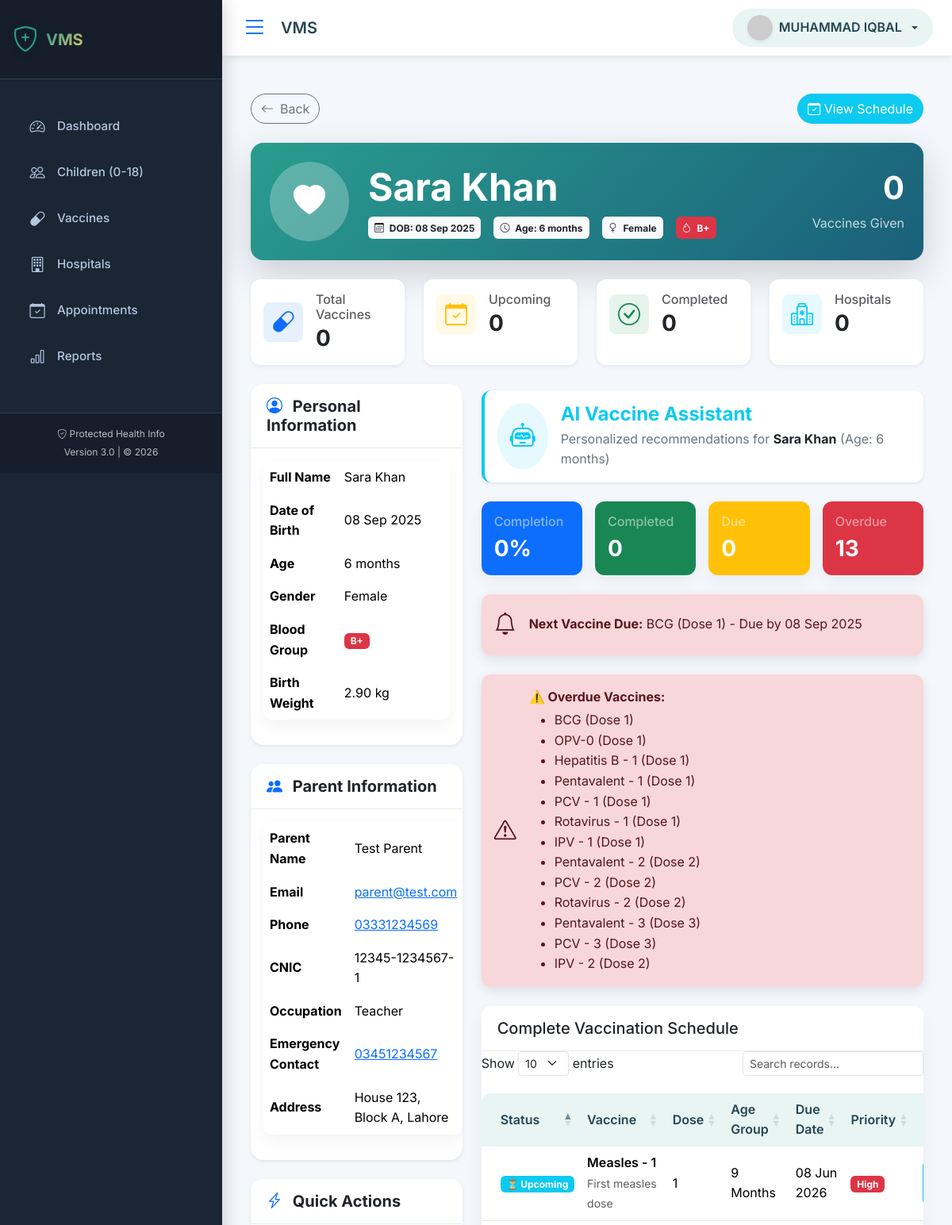
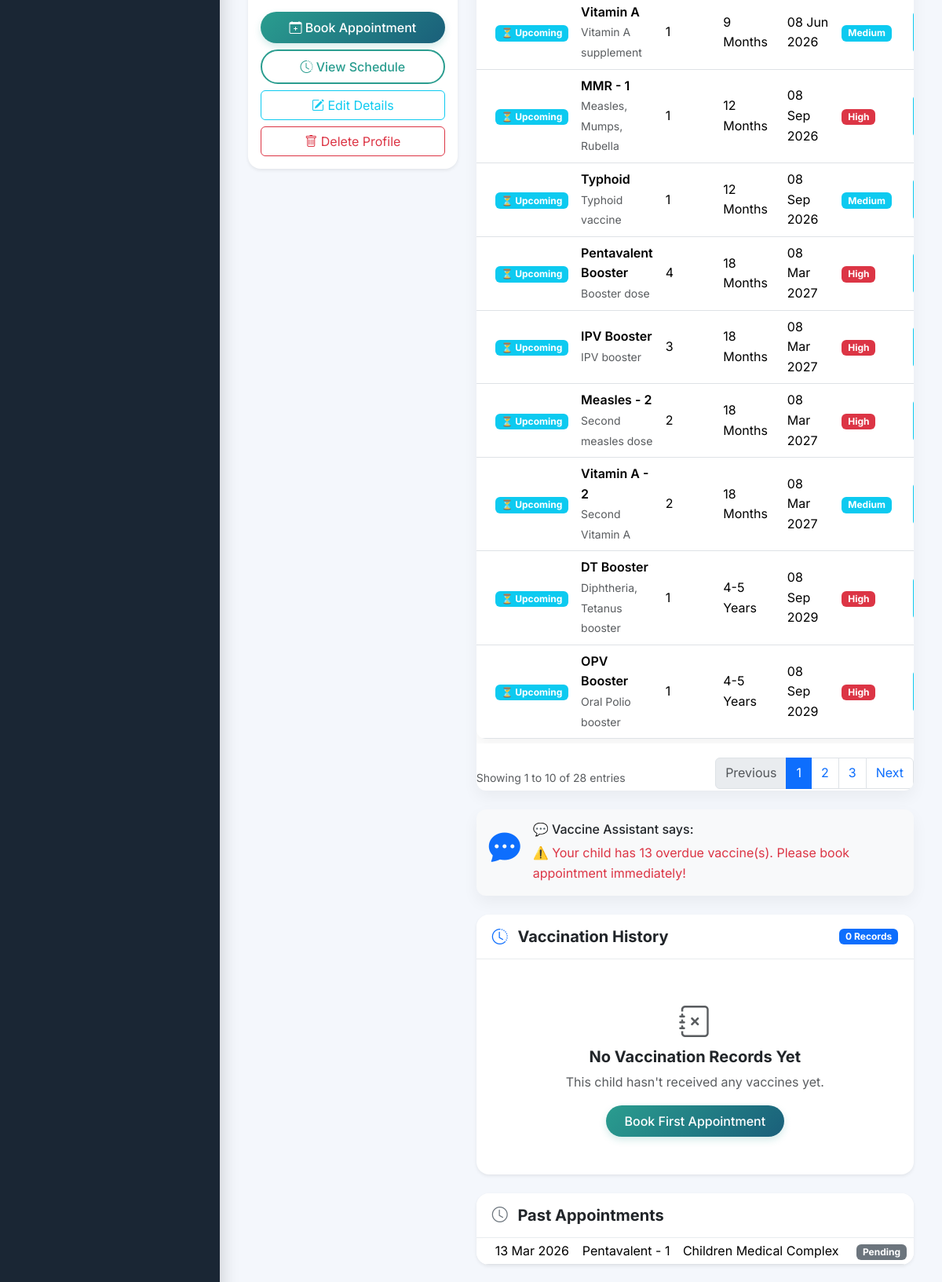
The page /child_details.php?id=2 (signed in, upper part) on the database its author committed (2 pictures, top to bottom).
### tables this page shows
CREATE TABLE `children` (
  `id` int(11) NOT NULL,
  `parent_id` int(11) NOT NULL,
  `full_name` varchar(100) NOT NULL,
  `date_of_birth` date NOT NULL,
  `gender` enum('male','female','other') NOT NULL,
  `blood_group` varchar(5) DEFAULT NULL,
  `birth_weight` decimal(5,2) DEFAULT NULL,
  `birth_complications` text DEFAULT NULL,
  `is_active` tinyint(1) DEFAULT 1,
  `created_at` timestamp NOT NULL DEFAULT current_timestamp(),
  `updated_at` timestamp NULL DEFAULT NULL ON UPDATE current_timestamp()
);

CREATE TABLE `users` (
  `id` int(11) NOT NULL,
  `full_name` varchar(100) NOT NULL,
  `email` varchar(100) NOT NULL,
  `password` varchar(255) NOT NULL,
  `role` enum('parent','hospital','admin') NOT NULL DEFAULT 'parent',
  `phone` varchar(15) NOT NULL,
  `address` text DEFAULT NULL,
  `status` enum('active','inactive') DEFAULT 'active',
  `last_login` timestamp NULL DEFAULT NULL,
  `remember_token` varchar(255) DEFAULT NULL,
  `created_at` timestamp NOT NULL DEFAULT current_timestamp(),
  `updated_at` timestamp NULL DEFAULT NULL ON UPDATE current_timestamp(),
  `avatar` varchar(255) DEFAULT NULL
);

CREATE TABLE `parents` (
  `id` int(11) NOT NULL,
  `user_id` int(11) NOT NULL,
  `cnic` varchar(15) NOT NULL,
  `occupation` varchar(100) DEFAULT NULL,
  `emergency_contact` varchar(15) DEFAULT NULL,
  `created_at` timestamp NOT NULL DEFAULT current_timestamp()
);

CREATE TABLE `appointments` (
  `id` int(11) NOT NULL,
  `child_id` int(11) NOT NULL,
  `hospital_id` int(11) NOT NULL,
  `vaccine_id` int(11) NOT NULL,
  `appointment_date` date NOT NULL,
  `appointment_time` time DEFAULT NULL,
  `token_number` varchar(20) DEFAULT NULL,
  `status` enum('pending','confirmed','completed','cancelled') DEFAULT 'pending',
  `notes` text DEFAULT NULL,
  `created_at` timestamp NOT NULL DEFAULT current_timestamp(),
  `updated_at` timestamp NULL DEFAULT NULL ON UPDATE current_timestamp()
);

CREATE TABLE `vaccines` (
  `id` int(11) NOT NULL,
  `vaccine_name` varchar(100) NOT NULL,
  `description` text DEFAULT NULL,
  `age_group` varchar(50) NOT NULL,
  `dose_number` int(11) DEFAULT NULL,
  `is_epi` tinyint(1) DEFAULT 1,
  `is_mandatory` tinyint(1) DEFAULT 1,
  `status` enum('available','unavailable') DEFAULT 'available',
  `notes` text DEFAULT NULL,
  `created_at` timestamp NOT NULL DEFAULT current_timestamp()
);

### child_details.php (the view, shortened to what the rows shown need)
<?php
require_once 'db_config.php';
require_once 'vaccine_recommendation.php';
require_once 'show_recommendations.php';
$user_role = $_SESSION['user_role'];
$user_id = $_SESSION['user_id'];
$child_id = isset($_GET['id']) ? (int)$_GET['id'] : 0;
$query = "SELECT
            c.*,
            p.id as parent_id,
            p.cnic,
            p.occupation,
            p.emergency_contact,
            u.full_name as parent_name,
            u.email as parent_email,
            u.phone as parent_phone,
            u.address as parent_address,
            TIMESTAMPDIFF(YEAR, c.date_of_birth, CURDATE()) as age_years,
            TIMESTAMPDIFF(MONTH, c.date_of_birth, CURDATE()) as age_months,
            TIMESTAMPDIFF(DAY, c.date_of_birth, CURDATE()) as age_days
          FROM children c
          JOIN parents p ON c.parent_id = p.id
          JOIN users u ON p.user_id = u.id
          WHERE c.id = ?";
if ($user_role === 'parent') {
    $query .= " AND p.user_id = ?";
    $stmt = $conn->prepare($query);
    $stmt->bind_param("ii", $child_id, $user_id);
} elseif ($user_role === 'admin') {
    $stmt = $conn->prepare($query);
    $stmt->bind_param("i", $child_id);
} else {
    header("Location: index.php");
    exit();
}
$stmt->execute();
$result = $stmt->get_result();
$child = $result->fetch_assoc();
$history_query = "SELECT
                    a.*,
                    v.vaccine_name,
                    u.full_name as hospital_name
                  FROM appointments a
                  JOIN vaccines v ON a.vaccine_id = v.id
                  JOIN hospitals h ON a.hospital_id = h.id
                  JOIN users u ON h.user_id = u.id
                  WHERE a.child_id = ? AND a.appointment_date < CURDATE()
                  ORDER BY a.appointment_date DESC
                  LIMIT 10";
$history_stmt = $conn->prepare($history_query);
$history_stmt->bind_param("i", $child_id);
$history_stmt->execute();
$history_result = $history_stmt->get_result();
include 'header.php';
?>
<div class="container-fluid py-4">
    <div class="row mb-4">
        <div class="col-12">
            <div class="bg-gradient-primary text-white rounded-4 p-4 shadow-lg">
                <div class="d-flex align-items-center">
                    <div class="flex-grow-1">
                        <h1 class="display-5 fw-bold mb-2"><?php echo htmlspecialchars($child['full_name']); ?></h1>
                        <div class="d-flex flex-wrap gap-3">
                            <span class="badge bg-light text-dark p-2">
                                <i class="bi bi-calendar3 me-1"></i>
                                DOB: <?php echo date('d M Y', strtotime($child['date_of_birth'])); ?>
                            </span>
                            <span class="badge bg-light text-dark p-2">
                                <i class="bi bi-clock me-1"></i>
                                Age: <?php
                                    if ($child['age_years'] > 0) {
                                        echo $child['age_years'] . ' year' . ($child['age_years'] > 1 ? 's' : '');
                                        if ($child['age_months'] % 12 > 0) {
                                            echo ' ' . ($child['age_months'] % 12) . ' month' . (($child['age_months'] % 12) > 1 ? 's' : '');
                                        }
                                    } else {
                                        echo $child['age_months'] . ' month' . ($child['age_months'] > 1 ? 's' : '');
                                    }
                                ?>
                            </span>
                            <span class="badge bg-light text-dark p-2">
                                <i class="bi bi-gender-<?php echo $child['gender'] == 'male' ? 'male' : ($child['gender'] == 'female' ? 'female' : 'ambiguous'); ?> me-1"></i>
                                <?php echo ucfirst($child['gender']); ?>
                            </span>
                            <?php if ($child['blood_group']): ?>
                            <span class="badge bg-danger p-2">
                                <i class="bi bi-droplet me-1"></i> <?php echo $child['blood_group']; ?>
                            </span>
                            <?php endif; ?>
                        </div>
                    </div>
                </div>
            </div>
        </div>
    </div>
    <div class="row">
        <div class="col-lg-4">
            <div class="card border-0 shadow-sm rounded-4 mb-4">
                <div class="card-body">
                    <table class="table table-borderless">
                        <tr>
                            <th width="40%">Full Name</th>
                            <td width="60%"><?php echo htmlspecialchars($child['full_name']); ?></td>
                        </tr>
                        <tr>
                            <th>Date of Birth</th>
                            <td><?php echo date('d M Y', strtotime($child['date_of_birth'])); ?></td>
                        </tr>
                        <tr>
                            <th>Age</th>
                        </tr>
                        <tr>
                            <th>Gender</th>
                            <td><?php echo ucfirst($child['gender']); ?></td>
                        </tr>
                        <tr>
                            <th>Blood Group</th>
                            <td>
                                <?php if ($child['blood_group']): ?>
                                    <span class="badge bg-danger"><?php echo $child['blood_group']; ?></span>
                                <?php else: ?>
                                    <span class="text-muted">Not specified</span>
                                <?php endif; ?>
                            </td>
                        </tr>
                        <?php if ($child['birth_weight']): ?>
                        <tr>
                            <th>Birth Weight</th>
                            <td><?php echo $child['birth_weight']; ?> kg</td>
                        </tr>
                        <?php endif; ?>
                    </table>
                </div>
            </div>
            <div class="card border-0 shadow-sm rounded-4 mb-4">
                <div class="card-body">
                    <table class="table table-borderless">
                        <tr>
                            <th width="40%">Parent Name</th>
                            <td width="60%"><?php echo htmlspecialchars($child['parent_name']); ?></td>
                        </tr>
                        <tr>
                            <th>Email</th>
                            <td><a href="mailto:<?php echo $child['parent_email']; ?>"><?php echo $child['parent_email']; ?></a></td>
                        </tr>
                        <tr>
                            <th>Phone</th>
                            <td><a href="tel:<?php echo $child['parent_phone']; ?>"><?php echo $child['parent_phone']; ?></a></td>
                        </tr>
                        <tr>
                            <th>CNIC</th>
                            <td><?php echo $child['cnic']; ?></td>
                        </tr>
                        <?php if ($child['occupation']): ?>
                        <tr>
                            <th>Occupation</th>
                            <td><?php echo htmlspecialchars($child['occupation']); ?></td>
                        </tr>
                        <?php endif; ?>
                        <?php if ($child['emergency_contact']): ?>
                        <tr>
                            <th>Emergency Contact</th>
                            <td><a href="tel:<?php echo $child['emergency_contact']; ?>"><?php echo $child['emergency_contact']; ?></a></td>
                        </tr>
                        <?php endif; ?>
                        <tr>
                            <th>Address</th>
                            <td><?php echo htmlspecialchars($child['parent_address'] ?: 'Not provided'); ?></td>
                        </tr>
                    </table>
                </div>
            </div>
        </div>
        <div class="col-lg-8">
            <div id="vaccine-recommendations" class="mb-4">
                <?php displayVaccineRecommendations($conn, $child_id); ?>
            </div>
            <?php if ($history_result->num_rows > 0): ?>
            <div class="card border-0 shadow-sm rounded-4 mt-4">
                <div class="card-body p-0">
                    <div class="table-responsive">
                        <table class="table table-sm mb-0">
                            <tbody>
                                <?php while ($history = $history_result->fetch_assoc()): ?>
                                <tr>
                                    <td class="ps-4"><?php echo date('d M Y', strtotime($history['appointment_date'])); ?></td>
                                    <td><?php echo $history['vaccine_name']; ?></td>
                                    <td><?php echo htmlspecialchars($history['hospital_name']); ?></td>
                                    <td>
                                        <span class="badge bg-<?php echo $history['status'] == 'completed' ? 'success' : 'secondary'; ?>">
                                            <?php echo ucfirst($history['status']); ?>
                                        </span>
                                    </td>
                                </tr>
                                <?php endwhile; ?>
                            </tbody>
                        </table>
                    </div>
                </div>
            </div>
            <?php endif; ?>
        </div>
    </div>
</div>
<?php include 'footer.php'; ?>
</body>
</html>

### show_recommendations.php (shortened to what the rows shown need)
<?php
require_once 'vaccine_recommendation.php';
function displayVaccineRecommendations($conn, $child_id) {
    try {
        $engine = new VaccineRecommendationEngine($conn, $child_id);
        ?>
        <div class="row mb-4">
            <div class="col-12">
                <div class="card bg-white shadow-sm border-0 border-start border-info border-4 mt-2">
                    <div class="card-body">
                        <div class="d-flex align-items-center">
                            <div class="text-dark">
                                <p class="mb-0 text-secondary">
                                    Personalized recommendations for <strong class="text-dark"><?php echo $engine->getChildName(); ?></strong>
                                    (Age: <?php echo $engine->getChildAgeText(); ?>)
                                </p>
                            </div>
                        </div>
                    </div>
                </div>
            </div>
        </div>
        <div class="card">
            <div class="card-body p-0">
                <div class="table-responsive">
                    <table class="table table-hover mb-0">
                        <thead class="bg-light">
                            <tr>
                                <th class="ps-4">Status</th>
                                <th>Vaccine</th>
                                <th>Dose</th>
                                <th>Age Group</th>
                                <th>Due Date</th>
                                <th>Priority</th>
                                <th class="text-end pe-4">Action</th>
                            </tr>
                        </thead>
                    </table>
                </div>
            </div>
        </div>
        <?php
    } catch (Exception $e) {
        echo "<div class='alert alert-danger'>Error: " . $e->getMessage() . "</div>";
    }
}
?>

### rows shown on the page
children: full_name "Sara Khan", date_of_birth "08 Sep 2025", gender "Female", blood_group "B+", birth_weight "2.90", users.full_name "Test Parent", users.email "parent@test.com", users.phone "03331234569", parent.cnic "12345-1234567-1", parent.occupation "Teacher", parent.emergency_contact "03451234567", users.address "House 123, Block A, Lahore"
appointments: appointment_date "13 Mar 2026", vaccine.vaccine_name "Pentavalent - 1", users.full_name "Children Medical Complex", status "Pending"

### other values the page prints
getSetting('site_name', 'VaccineCare') "VMS"
$user_name "MUHAMMAD IQBAL"
$child['age_months'] "6"
$vaccine_count "0"
$appointment_count "0"
$hospitals->fetch_assoc()['total'] "0"
$engine->getChildAgeText() "6 months"
$summary['completion_percentage'] "0"
$summary['completed'] "0"
$summary['due'] "0"
$summary['overdue'] "13"
$next_due['name'] "BCG"
$next_due['dose'] "1"
$next_due['due_date'] "08 Sep 2025"
$v['name'] "BCG"
